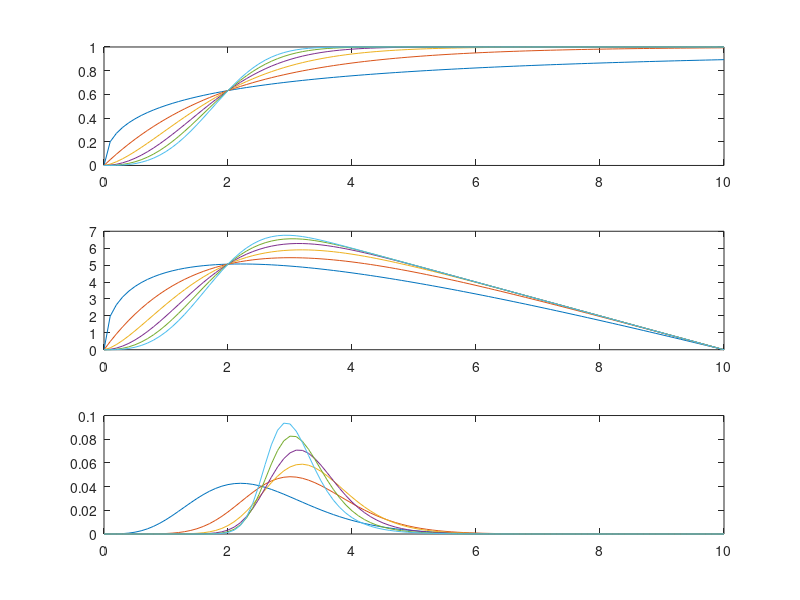

Recreate this plot in MATLAB.
clear all
close all


offers  = 0:.1:10;
endow   = 10*ones(1,numel(offers));
k       = (.5:.5:3);        % predator true accepance thereshold (logit intercept)
n       = length(k);

weibullp = @(b,x) (1-exp(-((x)/b(1)).^b(2)));


for p = 1:length(k);
PA(p,:)     = weibullp([2,k(p)],offers);            % compute proba of accepting the offers given current model
EV(p,:)     = (endow - offers).* PA(p,:);             % compute EV of the offers given current model

beta1 = 2.5;
pc(p,:)      = exp(beta1.*EV(p,:)) ./ sum(exp(beta1.*EV(p,:)));   % multinomial choice function
end

figure
set(gcf,'Color',[1,1,1])
subplot(3,1,1)
plot(offers,PA)

subplot(3,1,2)
plot(offers,EV)

subplot(3,1,3)
plot(offers,pc)